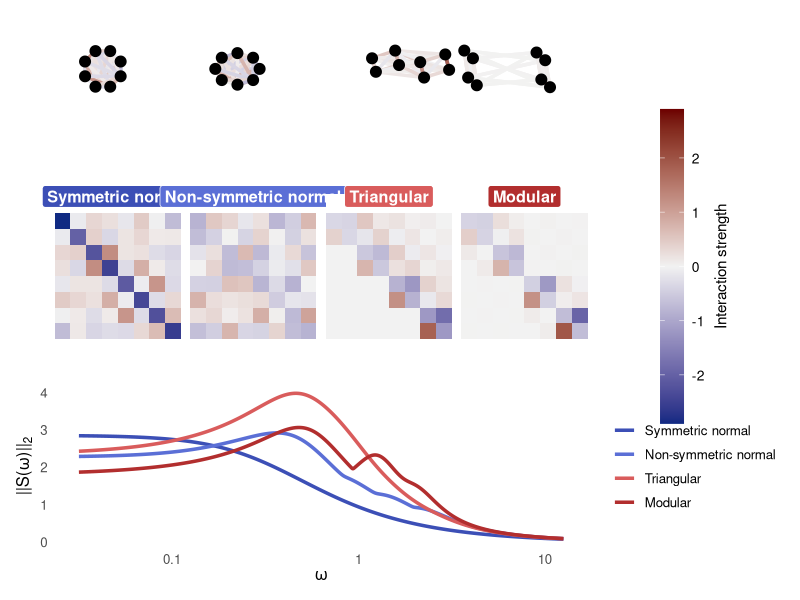
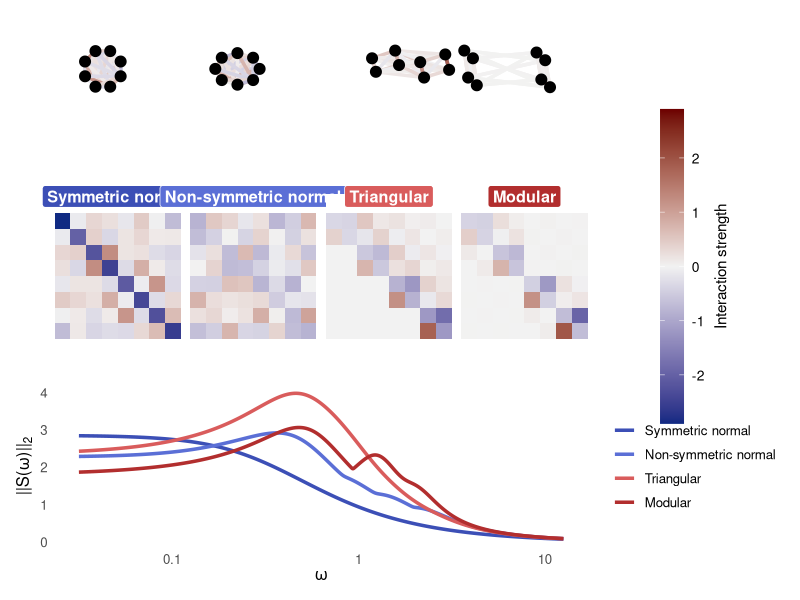

Recreate these plots in R, in order.
# ============================================================
# four_architectures_same_resilience.R
#
# Single R script combining the three Julia scripts:
#   Row 1: network representations
#   Row 2: matrix heatmaps
#   Row 3: intrinsic sensitivity profiles
#
# Four systems with the same asymptotic resilience
# (same spectral abscissa alpha(A) = target_alpha):
#   1) symmetric normal
#   2) non-symmetric normal
#   3) triangular
#   4) modular
#
# Extra:
# - matrix "titles" are drawn as colored label boxes
# - label colors match the bottom profile line colors
# - those colors are sampled from the same balance-style
#   diverging palette used for the heatmaps
# ============================================================

# -------------------------
# Packages
# -------------------------
library(ggplot2)
library(patchwork)
library(scales)
library(grid)

# ============================================================
# Helpers
# ============================================================

opnorm2 <- function(M) {
  max(svd(M, nu = 0, nv = 0)$d)
}

resolvent <- function(A, Tmat, omega) {
  n <- nrow(A)
  solve(1i * omega * Tmat - A)
}

intrinsic_sensitivity <- function(A, Tmat, omega) {
  opnorm2(resolvent(A, Tmat, omega))
}

structured_sensitivity <- function(A, Tmat, P, omega) {
  R <- resolvent(A, Tmat, omega)
  opnorm2(R %*% P %*% R)
}

profile_intrinsic <- function(A, Tmat, omegas) {
  vapply(omegas, function(w) intrinsic_sensitivity(A, Tmat, w), numeric(1))
}

profile_structured <- function(A, Tmat, P, omegas) {
  vapply(omegas, function(w) structured_sensitivity(A, Tmat, P, w), numeric(1))
}

trapz <- function(x, y) {
  sum(0.5 * (y[-length(y)] + y[-1]) * diff(x))
}

spectral_abscissa <- function(A) {
  max(Re(eigen(A, only.values = TRUE)$values))
}

resilience <- function(A) {
  -spectral_abscissa(A)
}

enforce_alpha <- function(A, target_alpha) {
  alpha_now <- spectral_abscissa(A)
  A + (target_alpha - alpha_now) * diag(nrow(A))
}

orthogonal_matrix <- function(n, seed = 1) {
  set.seed(seed)
  Q <- qr.Q(qr(matrix(rnorm(n * n), nrow = n)))
  unclass(Q)
}

interaction_matrix <- function(A) {
  A - diag(diag(A))
}

match_offdiag_frobenius <- function(A, target_frob) {
  D <- diag(diag(A))
  G <- A - D
  ng <- norm(G, type = "F")
  if (ng == 0) return(A)
  D + (target_frob / ng) * G
}

interaction_stats <- function(A) {
  G <- interaction_matrix(A)
  total_abs <- sum(abs(G))
  frob <- norm(G, type = "F")
  op2 <- opnorm2(G)
  maxrow <- max(rowSums(abs(G)))
  c(total_abs = total_abs, frob = frob, op2 = op2, maxrow = maxrow)
}

# ============================================================
# Matrix builders
# ============================================================

build_symmetric_normal <- function(lambda, seed = 10) {
  n <- length(lambda)
  Q <- orthogonal_matrix(n, seed = seed)
  A <- Q %*% diag(lambda) %*% t(Q)
  0.5 * (A + t(A))
}

build_nonsymmetric_normal <- function(alphas, betas, seed = 20) {
  stopifnot(length(alphas) == length(betas))
  k <- length(alphas)
  n <- 2 * k
  B <- matrix(0, n, n)
  for (i in seq_len(k)) {
    a <- alphas[i]
    b <- betas[i]
    idx <- (2 * i - 1):(2 * i)
    B[idx, idx] <- matrix(c(-a, -b, b, -a), 2, 2, byrow = TRUE)
  }
  Q <- orthogonal_matrix(n, seed = seed)
  Q %*% B %*% t(Q)
}

build_triangular_oscillatory <- function() {
  B1 <- matrix(c(-0.35, -0.9,  0.9, -0.35), 2, 2, byrow = TRUE)
  B2 <- matrix(c(-0.55, -1.7,  1.7, -0.55), 2, 2, byrow = TRUE)
  B3 <- matrix(c(-0.85, -2.8,  2.8, -0.85), 2, 2, byrow = TRUE)
  B4 <- matrix(c(-1.20, -4.2,  4.2, -1.20), 2, 2, byrow = TRUE)
  
  A <- matrix(0, 8, 8)
  A[1:2, 1:2] <- B1
  A[3:4, 3:4] <- B2
  A[5:6, 5:6] <- B3
  A[7:8, 7:8] <- B4
  
  A[1:2, 3:4] <- matrix(c(1.2, 0.3, -0.4, 0.9), 2, 2, byrow = TRUE)
  A[3:4, 5:6] <- matrix(c(1.0, -0.2, 0.5, 0.8), 2, 2, byrow = TRUE)
  A[5:6, 7:8] <- matrix(c(0.9, 0.4, -0.3, 0.7), 2, 2, byrow = TRUE)
  
  A[1:2, 5:6] <- matrix(c(0.45, 0.10, -0.15, 0.35), 2, 2, byrow = TRUE)
  A[3:4, 7:8] <- matrix(c(0.35, -0.08, 0.12, 0.28), 2, 2, byrow = TRUE)
  A[1:2, 7:8] <- matrix(c(0.18, 0.00, 0.00, 0.14), 2, 2, byrow = TRUE)
  
  A
}

build_modular_oscillatory <- function() {
  A <- matrix(0, 8, 8)
  
  C1a <- matrix(c(-0.35, -0.8,  0.8, -0.35), 2, 2, byrow = TRUE)
  C1b <- matrix(c(-0.55, -1.4,  1.4, -0.55), 2, 2, byrow = TRUE)
  C2a <- matrix(c(-0.40, -2.2,  2.2, -0.40), 2, 2, byrow = TRUE)
  C2b <- matrix(c(-0.65, -3.6,  3.6, -0.65), 2, 2, byrow = TRUE)
  
  C1 <- matrix(0, 4, 4)
  C1[1:2, 1:2] <- C1a
  C1[3:4, 3:4] <- C1b
  C1[1:2, 3:4] <- matrix(c(0.45, 0.12, -0.08, 0.35), 2, 2, byrow = TRUE)
  C1[3:4, 1:2] <- matrix(c(0.20, 0.00, 0.00, 0.18), 2, 2, byrow = TRUE)
  
  C2 <- matrix(0, 4, 4)
  C2[1:2, 1:2] <- C2a
  C2[3:4, 3:4] <- C2b
  C2[1:2, 3:4] <- matrix(c(0.38, -0.06, 0.10, 0.30), 2, 2, byrow = TRUE)
  C2[3:4, 1:2] <- matrix(c(0.16, 0.00, 0.00, 0.14), 2, 2, byrow = TRUE)
  
  A[1:4, 1:4] <- C1
  A[5:8, 5:8] <- C2
  
  A[1:4, 5:8] <- matrix(c(
    0.00, 0.05, 0.00, 0.02,
    0.03, 0.00, 0.04, 0.00,
    0.00, 0.04, 0.00, 0.03,
    0.02, 0.00, 0.03, 0.00
  ), 4, 4, byrow = TRUE)
  
  A[5:8, 1:4] <- matrix(c(
    0.00, 0.02, 0.00, 0.01,
    0.01, 0.00, 0.02, 0.00,
    0.00, 0.02, 0.00, 0.01,
    0.01, 0.00, 0.01, 0.00
  ), 4, 4, byrow = TRUE)
  A
}

community_perturbation <- function(n1, n2, cross_weight = 0.35) {
  n <- n1 + n2
  P <- matrix(0, n, n)
  for (i in seq_len(n)) {
    for (j in seq_len(n)) {
      if (i != j) {
        same_comm <- (i <= n1 && j <= n1) || (i > n1 && j > n1)
        P[i, j] <- if (same_comm) 1.0 else cross_weight
      }
    }
  }
  P
}

# ============================================================
# Shared frequency grid and perturbation class
# ============================================================

omegas <- 10 ^ seq(-1.5, 1.1, length.out = 900)
T_hom <- diag(8)
P <- community_perturbation(4, 4, cross_weight = 0.35)

# ============================================================
# Build four cases with the same resilience
# ============================================================

target_alpha <- -0.35
target_resilience <- -target_alpha
target_frob <- 3.5

lambda_sym <- c(-0.35, -0.55, -0.80, -1.05, -1.30, -1.55, -1.80, -2.10)
A_sym <- build_symmetric_normal(lambda_sym, seed = 11)
A_sym <- enforce_alpha(A_sym, target_alpha)

alphas_ns <- c(0.35, 0.70, 1.20, 1.75)
betas_ns  <- c(0.80, 1.45, 2.60, 4.10)
A_nsn <- build_nonsymmetric_normal(alphas_ns, betas_ns, seed = 22)
A_nsn <- enforce_alpha(A_nsn, target_alpha)

A_tri <- build_triangular_oscillatory()
A_tri <- enforce_alpha(A_tri, target_alpha)

A_mod <- build_modular_oscillatory()
A_mod <- enforce_alpha(A_mod, target_alpha)

A_sym <- match_offdiag_frobenius(A_sym, target_frob)
A_nsn <- match_offdiag_frobenius(A_nsn, target_frob)
A_tri <- match_offdiag_frobenius(A_tri, target_frob)
A_mod <- match_offdiag_frobenius(A_mod, target_frob)

A_sym <- enforce_alpha(A_sym, target_alpha)
A_nsn <- enforce_alpha(A_nsn, target_alpha)
A_tri <- enforce_alpha(A_tri, target_alpha)
A_mod <- enforce_alpha(A_mod, target_alpha)

cases <- list(
  list(name = "Symmetric normal",     A = A_sym),
  list(name = "Non-symmetric normal", A = A_nsn),
  list(name = "Triangular",           A = A_tri),
  list(name = "Modular",              A = A_mod)
)

# ============================================================
# Sensitivity profiles
# ============================================================

intr_profiles <- list()
struct_profiles <- list()

for (case in cases) {
  intr_profiles[[case$name]]   <- profile_intrinsic(case$A, T_hom, omegas)
  struct_profiles[[case$name]] <- profile_structured(case$A, T_hom, P, omegas)
}

# ============================================================
# Diagnostics
# ============================================================

cat("============================================================\n")
cat("Four cases with the same resilience\n")
cat("============================================================\n")
cat(sprintf("Target spectral abscissa alpha* = %.4f\n", target_alpha))
cat(sprintf("Target resilience        r*     = %.4f\n\n", target_resilience))

for (case in cases) {
  A <- case$A
  alpha_now <- spectral_abscissa(A)
  r_now <- resilience(A)
  normal_defect <- opnorm2(t(A) %*% A - A %*% t(A))
  cat(sprintf(
    "%-24s  alpha(A) = % .6f   resilience = %.6f   normal defect = %.3e\n",
    case$name, alpha_now, r_now, normal_defect
  ))
}

cat("\n============================================================\n")
cat("Peak sensitivities\n")
cat("============================================================\n")
for (case in cases) {
  yi <- intr_profiles[[case$name]]
  ys <- struct_profiles[[case$name]]
  ii <- which.max(yi)
  jj <- which.max(ys)
  cat(sprintf("%-24s intrinsic max  = %10.4f at omega = %.4g\n", case$name, yi[ii], omegas[ii]))
  cat(sprintf("%-24s structured max = %10.4f at omega = %.4g\n\n", "", ys[jj], omegas[jj]))
}

cat("Integrated sensitivities\n")
for (case in cases) {
  ai <- trapz(omegas, intr_profiles[[case$name]])
  as <- trapz(omegas, struct_profiles[[case$name]])
  cat(sprintf("%-24s integral intrinsic = %10.4f   integral structured = %10.4f\n",
              case$name, ai, as))
}

cat("\n============================================================\n")
cat("Interaction-strength diagnostics\n")
cat("============================================================\n")
for (case in cases) {
  st <- interaction_stats(case$A)
  cat(sprintf(
    "%-24s total|offdiag| = %8.4f   ||offdiag||F = %8.4f   ||offdiag||2 = %8.4f   max row sum = %8.4f\n",
    case$name, st["total_abs"], st["frob"], st["op2"], st["maxrow"]
  ))
}

# ============================================================
# Color system
# ============================================================

balance_palette <- colorRampPalette(c(
  "#1E2F97",  # darker blue extreme
  "#5B6FD6",
  "#F3F3F3",
  "#D95C5C",
  "#8B0000"   # darker red extreme
))

balance_cols <- balance_palette(201)

# choose 4 colors away from the white center
pal9 <- balance_palette(9)
case_cols <- c(
  "Symmetric normal"     = pal9[2],
  "Non-symmetric normal" = pal9[3],
  "Triangular"           = pal9[7],
  "Modular"              = pal9[8]
)

# ============================================================
# Layouts
# ============================================================

circular_layout <- function(n, radius = 1.0, rotation = 0.0) {
  k <- seq_len(n)
  data.frame(
    node = k,
    x = radius * cos(rotation + 2 * pi * (k - 1) / n),
    y = radius * sin(rotation + 2 * pi * (k - 1) / n)
  )
}

balanced_oval_layout <- function(n) {
  theta <- seq(0, 2 * pi, length.out = n + 1)[-(n + 1)]
  data.frame(
    node = seq_len(n),
    x = 1.15 * cos(theta),
    y = 0.82 * sin(theta)
  )
}

triangular_layout <- function() {
  data.frame(
    node = 1:8,
    x = c(0.0, 0.2, 1.2, 1.4, 2.5, 2.7, 3.8, 4.0),
    y = c(0.55, -0.15, 0.95, 0.20, 0.35, -0.45, 0.75, -0.05)
  )
}

modular4_layout <- function() {
  data.frame(
    node = 1:8,
    x = c(-2.2, -1.75, -2.0, -1.55, 1.55, 2.0, 1.8, 2.25),
    y = c(0.95, 0.55, -0.45, -0.85, 0.85, 0.45, -0.55, -0.95)
  )
}
network_limits <- function() {
  list(
    x = c(-2.5, 4.2),
    y = c(-1.2, 1.2)
  )
}
network_layout <- function(name, n) {
  if (name == "Symmetric normal") {
    circular_layout(n, radius = 1.0, rotation = pi / 8)
  } else if (name == "Non-symmetric normal") {
    balanced_oval_layout(n)
  } else if (name == "Triangular") {
    triangular_layout()
  } else if (name == "Modular") {
    modular4_layout()
  } else {
    circular_layout(n)
  }
}

# ============================================================
# Plot builders
# ============================================================

make_edge_df <- function(A, name, tol = 1e-12) {
  G <- interaction_matrix(A)
  n <- nrow(G)
  pts <- network_layout(name, n)
  
  edges <- list()
  idx <- 1L
  for (i in seq_len(n)) {
    for (j in seq_len(n)) {
      if (i != j && abs(G[i, j]) > tol) {
        edges[[idx]] <- data.frame(
          from = j,
          to = i,
          x = pts$x[pts$node == j],
          y = pts$y[pts$node == j],
          xend = pts$x[pts$node == i],
          yend = pts$y[pts$node == i],
          value = G[i, j]
        )
        idx <- idx + 1L
      }
    }
  }
  
  edges_df <- do.call(rbind, edges)
  list(edges = edges_df, nodes = pts)
}

make_network_plot <- function(A, name, mx) {
  tmp <- make_edge_df(A, name)
  edges <- tmp$edges
  nodes <- tmp$nodes
  lims <- network_limits()
  
  ggplot() +
    geom_segment(
      data = edges,
      aes(x = x, y = y, xend = xend, yend = yend, colour = value),
      linewidth = 1.2,
      lineend = "round",
      show.legend = FALSE
    ) +
    geom_point(
      data = nodes,
      aes(x = x, y = y),
      colour = "black",
      size = 3.4
    ) +
    coord_equal(
      xlim = lims$x,
      ylim = lims$y,
      expand = FALSE,
      clip = "off"
    ) +
    scale_colour_gradient2(
      low = "#102A83",
      mid = "#F2F2F2",
      high = "#6E0000",
      midpoint = 0,
      limits = c(-mx, mx)
    ) +
    theme_void() +
    theme(
      plot.margin = margin(2, 2, 2, 2)
    )
}

make_heatmap_plot <- function(A, name, mx) {
  n <- nrow(A)
  df <- expand.grid(i = 1:n, j = 1:n)
  df$value <- as.vector(A)
  label_fill <- case_cols[[name]]
  
  ggplot(df, aes(x = j, y = i, fill = value)) +
    geom_tile() +
    scale_y_reverse(expand = expansion(mult = c(0, 0.02))) +
    scale_x_continuous(expand = c(0, 0), breaks = NULL) +
    scale_fill_gradient2(
      low = "#102A83",
      mid = "#F2F2F2",
      high = "#6E0000",
      midpoint = 0,
      limits = c(-mx, mx),
      name = "Interaction strength",
      guide = guide_colorbar(
        title.position = "right",
        title.theme = element_text(angle = 90, hjust = 0.5, vjust = 0.5),
        barheight = unit(80, "mm")
      )
    ) +
    annotate(
      "label",
      x = (n + 1) / 2,
      y = -0.55,
      label = name,
      fill = label_fill,
      colour = "white",
      fontface = "bold",
      label.size = 0.25,
      size = 4.1
    ) +
    coord_fixed(clip = "off") +
    theme_minimal(base_size = 11) +
    theme(
      panel.grid = element_blank(),
      panel.background = element_rect(fill = "white", colour = NA),
      plot.background = element_rect(fill = "white", colour = NA),
      axis.title = element_blank(),
      axis.text = element_blank(),
      axis.ticks = element_blank(),
      plot.margin = margin(20, 2, 2, 2),
      legend.position = "right",
      legend.title = element_text(angle = 90, hjust = 0.5, vjust = 0.5),
      legend.text = element_text(size = 10)
    )
}

# ============================================================
# Build plot data
# ============================================================

allvals <- unlist(lapply(cases, function(z) as.vector(z$A)))
mx <- max(abs(allvals))

intr_df <- do.call(
  rbind,
  lapply(cases, function(z) {
    data.frame(
      omega = omegas,
      sensitivity = intr_profiles[[z$name]],
      architecture = z$name
    )
  })
)

intr_df$architecture <- factor(
  intr_df$architecture,
  levels = vapply(cases, function(z) z$name, character(1))
)

# ============================================================
# Assemble plots
# ============================================================

network_plots <- lapply(cases, function(z) make_network_plot(z$A, z$name, mx))
heatmap_plots <- lapply(cases, function(z) make_heatmap_plot(z$A, z$name, mx))

network_row <- wrap_plots(network_plots, nrow = 1)

heatmap_row <- wrap_plots(heatmap_plots, nrow = 1, guides = "collect") &
  theme(
    legend.position = "right",
    legend.title = element_text(angle = 90, hjust = 0.5, vjust = 0.5)
  )

p_intrinsic <- ggplot(intr_df, aes(x = omega, y = sensitivity, colour = architecture)) +
  geom_line(linewidth = 1.2) +
  scale_x_log10(
    labels = function(x) {
      out <- format(round(x, 3), scientific = FALSE, trim = TRUE)
      sub("\\.?0+$", "", out)
    }
  ) +
  scale_colour_manual(values = case_cols) +
  labs(
    # title = "Intrinsic sensitivity",
    x = expression(omega),
    y = expression("||S(" * omega * ")||"[2])
  ) +
  theme_minimal(base_size = 12) +
  theme(
    panel.grid = element_blank(),
    panel.background = element_rect(fill = "white", colour = NA),
    plot.background = element_rect(fill = "white", colour = NA),
    plot.title = element_text(face = "bold"),
    legend.title = element_blank(),
    legend.position = "right"
  )

final_plot <- network_row / heatmap_row / p_intrinsic +
  plot_layout(heights = c(0.62, 1.15, 0.85))

print(final_plot)

# Optional save:
ggsave(
  "RPlots/four_architectures_same_resilience_R.png",
  final_plot,
  width = 16,
  height = 10,
  dpi = 300
)
